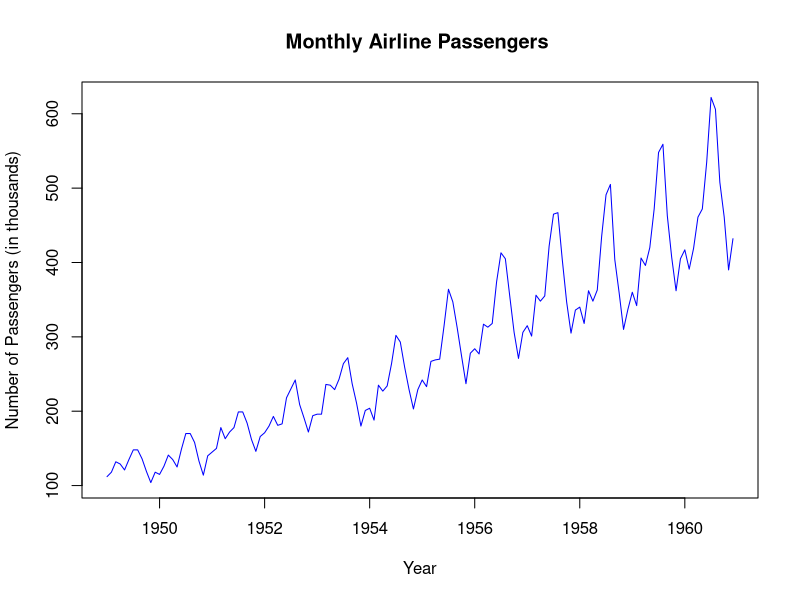
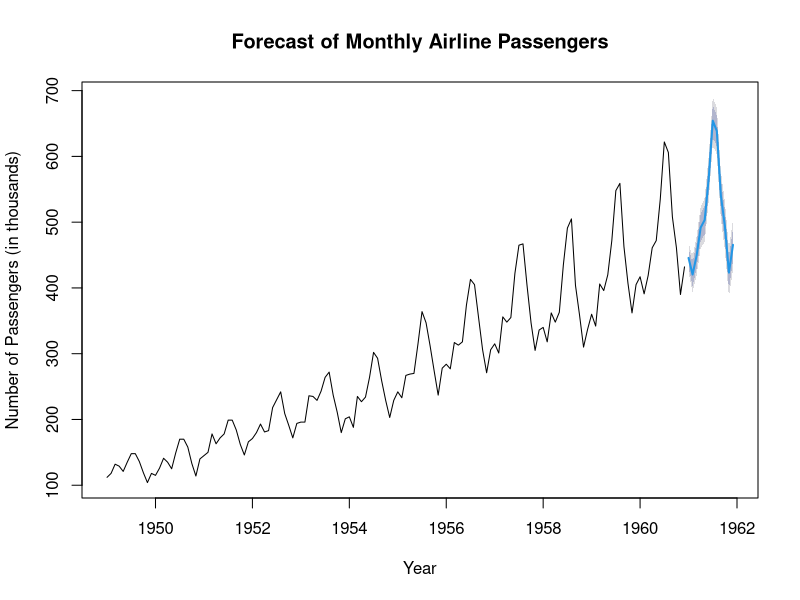

The R script that drew these images, in order:
# Load necessary libraries
library(dplyr)
library(forecast)

data("AirPassengers")

head(AirPassengers)

# time series object  monthly frequency from  data
passenger_ts <- AirPassengers

# time series of monthly airline passengers
plot(passenger_ts, type = "l", col = "blue",
     main = "Monthly Airline Passengers ",
     xlab = "Year", ylab = "Number of Passengers (in thousands)")

# ARIMA model to the passenger time series
arima_model <- auto.arima(passenger_ts)
summary(arima_model)

# forecast the next 12 months
forecast_passengers <- forecast(arima_model, h = 12)
print(forecast_passengers)

# plot forecast
plot(forecast_passengers, main = "Forecast of Monthly Airline Passengers",
     xlab = "Year", ylab = "Number of Passengers (in thousands)")
